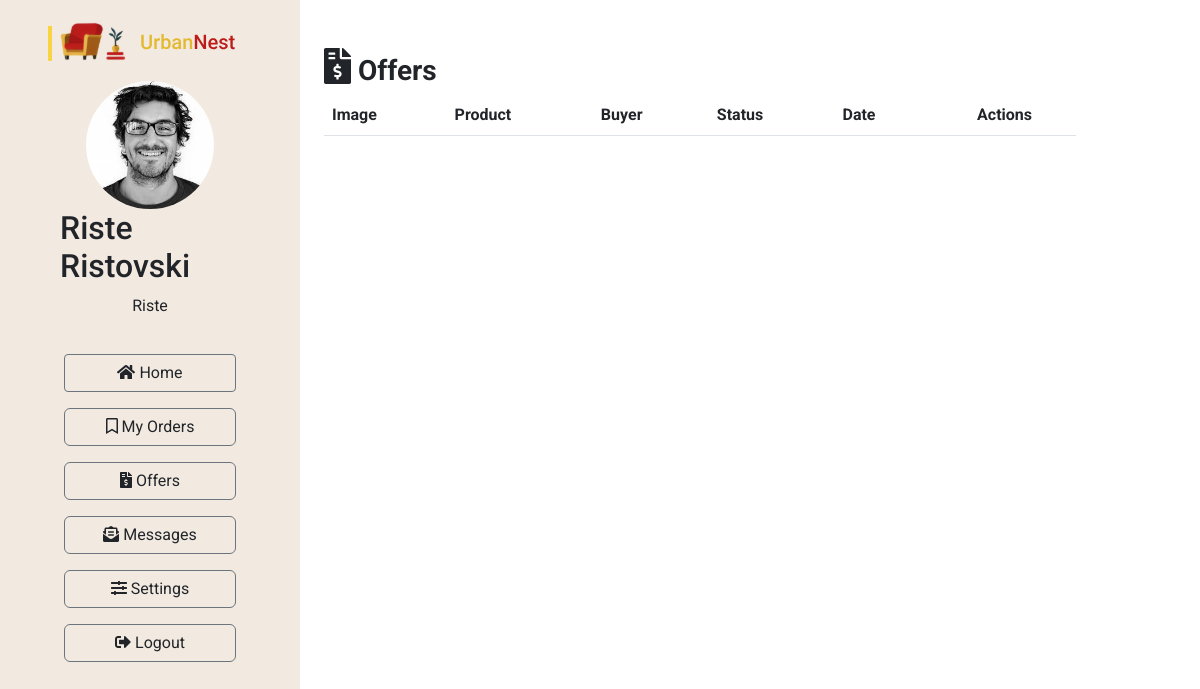
/dashboard/offers (signed in), run on an earlier commit of the app's database.
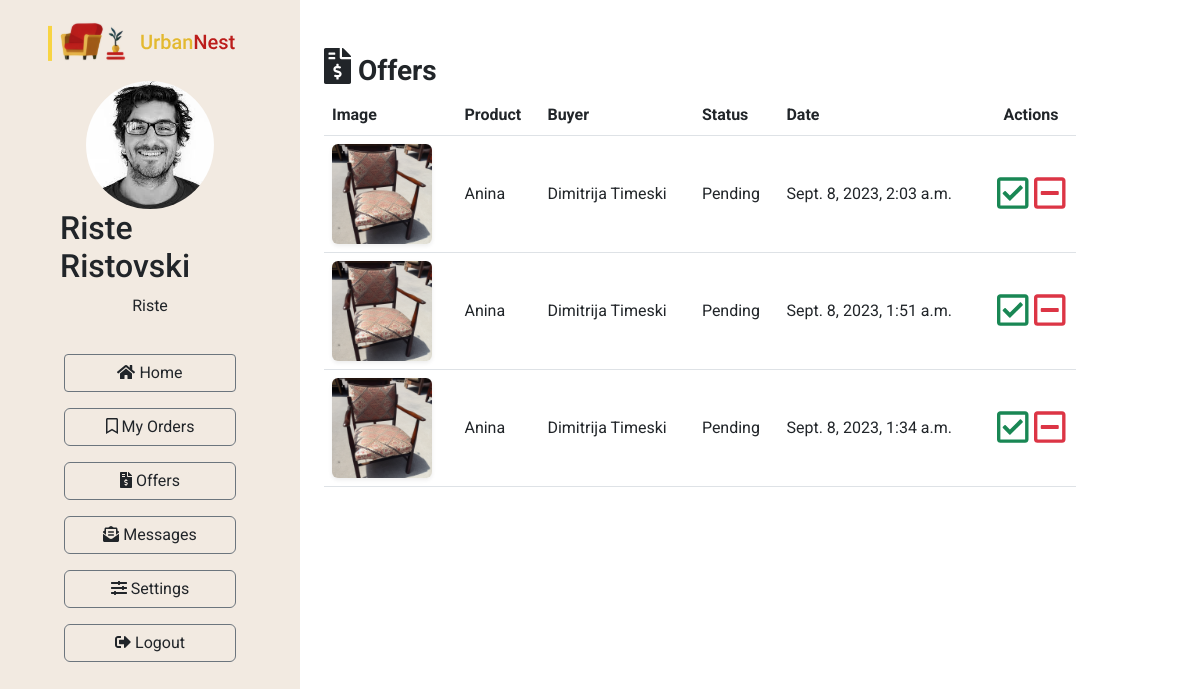
And on a later commit of the database.
### Furniture/models.py (models this page shows, shortened)
class Product(models.Model):
    buyer = models.ForeignKey(UrbanNestUser, on_delete=models.CASCADE, null=True, blank=True)
    furniture = models.ForeignKey(FurnitureAd, on_delete=models.CASCADE)
    creation_date = models.DateTimeField(auto_now_add=True)
    class Status(models.TextChoices):
        IN_CART = 'IC', _('In Shopping Cart')
        PENDING = 'PE', _('Pending')
        ACCEPTED = 'AC', _('Accepted')
        CANCELLED = 'CA', _('Cancelled')
        DELIVERED = 'DE', _('Delivered')
    status = models.CharField(
        max_length=2,
        choices=Status.choices,
        default=Status.IN_CART,
    )

class FurnitureAd(models.Model):
    seller = models.ForeignKey(UrbanNestUser, on_delete=models.CASCADE)
    name = models.CharField(max_length=255)
    category = models.ForeignKey(Category, on_delete=models.CASCADE)
    rating = models.IntegerField(validators=[MinValueValidator(1), MaxValueValidator(5)])
    description = models.TextField()
    price = models.IntegerField()
    CURRENCY_CHOICES = [
        ('MKD', 'Denar'),
        ('EUR', 'Euro'),
        ('USD', 'Dollar'),
    ]
    currency = models.CharField(max_length=3, choices=CURRENCY_CHOICES)
    width = models.IntegerField()
    length = models.IntegerField()
    height = models.IntegerField()
    weight = models.IntegerField()
    UNIT_CHOICES = [
        ('kg', 'Kilograms'),
        ('lb', 'Pounds'),
    ]
    unit_weight = models.CharField(max_length=100, choices=UNIT_CHOICES)
    image = models.ImageField(upload_to='images/furnitures', null=True, blank=True)
    creation_date = models.DateTimeField(auto_now_add=True)
    last_modified_date = models.DateTimeField(auto_now=True)
    ad_duration_to = models.DateField()
    views = models.IntegerField(default=0)
    active = models.BooleanField(default=True)

class UrbanNestUser(models.Model):
    user = models.OneToOneField(User, on_delete=models.CASCADE)
    first_name = models.CharField(max_length=100)
    last_name = models.CharField(max_length=100)
    photo = models.ImageField(upload_to='images/users', null=True, blank=True)
    address = models.CharField(max_length=200)
    city = models.CharField(max_length=100)
    postal_code = models.CharField(max_length=100)
    province = models.CharField(max_length=100)
    country = CountryField()
    phone_number = models.CharField(max_length=15)
    shopping_cart = models.ForeignKey('ShoppingCart', on_delete=models.CASCADE, null=True, blank=True)

### Furniture/views.py (the view)
# urls.py: path("dashboard/offers", offers, name="offers"),
@login_required
def offers(request):
    user = UrbanNestUser.objects.get(user=request.user)
    offers = Product.objects.filter(furniture__seller=user).exclude(status='IC').order_by('-creation_date')
    context = {'user': user, 'offers': offers}
    return render(request, 'dashboard/dashboard-offers.html', context=context)

### Furniture/templates/dashboard/dashboard-offers.html
{% extends "dashboard/base-dashboard.html" %}
{% block content %}
<div class="container my-5">
    <div class="d-flex justify-content-between"><h3><strong><i
            class='fas fa-file-invoice-dollar' style='font-size:36px'></i> Offers</strong></h3></div>
    <div class="table-responsive">
        <table class="table table-hover">
            <thead>
            <tr>
                <th scope="col">Image</th>
                <th scope="col">Product</th>
                <th scope="col">Buyer</th>
                <th scope="col">Status</th>
                <th scope="col">Date</th>
                <th scope="col" class="text-center">Actions</th>
            </tr>
            </thead>
            <tbody>
            {% for offer in offers %}
            <tr>
                <td><img src="{{offer.furniture.image.url}}" alt="" width="100px" class="rounded shadow-sm"></td>
                <td class="align-middle">{{offer.furniture.name}}</td>
                <td class="align-middle">{{offer.buyer.first_name}} {{offer.buyer.last_name}}</td>
                <td class="align-middle">{{offer.get_status_display}}</td>
                <td class="align-middle">{{offer.creation_date}}</td>
                {% if offer.status == 'PE' %}
                <td class="align-middle">
                    <div class="d-flex justify-content-around">
                        <a href="{% url 'offer_accept' product_id=offer.pk %}"><i
                                class='far fa-check-square text-success' style='font-size:36px'></i></a>
                        <a href="{% url 'offer_decline' product_id=offer.pk %}"><i
                                class='far fa-minus-square text-danger' style='font-size:36px'></i></a>
                    </div>
                </td>
                {% else %}
                <td class="align-middle text-center">
                    /
                </td>
                {% endif %}
                {% endfor %}
            </tbody>
        </table>
    </div>
</div>
{% endblock %}

What changed in the data, as far as the page shows it:
added Product: furniture.image (picture), furniture.name "Anina", buyer.first_name "Dimitrija", buyer.last_name "Timeski", status "Pending", creation_date "Sept. 8, 2023, 2:03 a.m."
added Product: furniture.image (picture), furniture.name "Anina", buyer.first_name "Dimitrija", buyer.last_name "Timeski", status "Pending", creation_date "Sept. 8, 2023, 1:51 a.m."
added Product: furniture.image (picture), furniture.name "Anina", buyer.first_name "Dimitrija", buyer.last_name "Timeski", status "Pending", creation_date "Sept. 8, 2023, 1:34 a.m."
